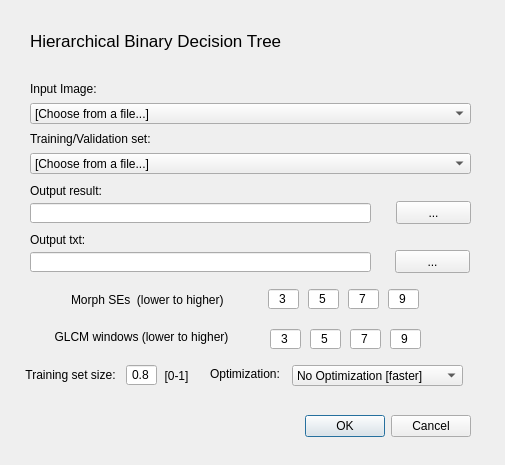
<?xml version="1.0" encoding="UTF-8"?>
<ui version="4.0">
 <class>Dialog</class>
 <widget class="QDialog" name="Dialog">
  <property name="geometry">
   <rect>
    <x>0</x>
    <y>0</y>
    <width>505</width>
    <height>465</height>
   </rect>
  </property>
  <property name="windowTitle">
   <string>HBDT</string>
  </property>
  <widget class="QDialogButtonBox" name="buttonBox">
   <property name="geometry">
    <rect>
     <x>130</x>
     <y>410</y>
     <width>341</width>
     <height>32</height>
    </rect>
   </property>
   <property name="orientation">
    <enum>Qt::Horizontal</enum>
   </property>
   <property name="standardButtons">
    <set>QDialogButtonBox::Cancel|QDialogButtonBox::Ok</set>
   </property>
  </widget>
  <widget class="QLabel" name="label">
   <property name="geometry">
    <rect>
     <x>30</x>
     <y>73</y>
     <width>121</width>
     <height>31</height>
    </rect>
   </property>
   <property name="text">
    <string>Input Image:</string>
   </property>
  </widget>
  <widget class="QComboBox" name="comboBox">
   <property name="geometry">
    <rect>
     <x>30</x>
     <y>103</y>
     <width>441</width>
     <height>21</height>
    </rect>
   </property>
   <item>
    <property name="text">
     <string>[Choose from a file...]</string>
    </property>
   </item>
  </widget>
  <widget class="QLabel" name="label_2">
   <property name="geometry">
    <rect>
     <x>30</x>
     <y>123</y>
     <width>151</width>
     <height>31</height>
    </rect>
   </property>
   <property name="text">
    <string>Training/Validation set:</string>
   </property>
  </widget>
  <widget class="QComboBox" name="comboBox_2">
   <property name="geometry">
    <rect>
     <x>30</x>
     <y>153</y>
     <width>441</width>
     <height>21</height>
    </rect>
   </property>
   <item>
    <property name="text">
     <string>[Choose from a file...]</string>
    </property>
   </item>
  </widget>
  <widget class="QLabel" name="label_3">
   <property name="geometry">
    <rect>
     <x>30</x>
     <y>175</y>
     <width>121</width>
     <height>31</height>
    </rect>
   </property>
   <property name="text">
    <string>Output result:</string>
   </property>
  </widget>
  <widget class="QLineEdit" name="lineEdit">
   <property name="geometry">
    <rect>
     <x>30</x>
     <y>203</y>
     <width>341</width>
     <height>20</height>
    </rect>
   </property>
  </widget>
  <widget class="QPushButton" name="pushButton">
   <property name="geometry">
    <rect>
     <x>396</x>
     <y>201</y>
     <width>75</width>
     <height>23</height>
    </rect>
   </property>
   <property name="text">
    <string>...</string>
   </property>
  </widget>
  <widget class="QLabel" name="label_4">
   <property name="geometry">
    <rect>
     <x>71</x>
     <y>284</y>
     <width>181</width>
     <height>31</height>
    </rect>
   </property>
   <property name="text">
    <string>Morph SEs  (lower to higher)</string>
   </property>
  </widget>
  <widget class="QLineEdit" name="lineEdit_2">
   <property name="geometry">
    <rect>
     <x>268</x>
     <y>289</y>
     <width>31</width>
     <height>20</height>
    </rect>
   </property>
   <property name="text">
    <string>3</string>
   </property>
   <property name="alignment">
    <set>Qt::AlignCenter</set>
   </property>
  </widget>
  <widget class="QLineEdit" name="lineEdit_3">
   <property name="geometry">
    <rect>
     <x>308</x>
     <y>289</y>
     <width>31</width>
     <height>20</height>
    </rect>
   </property>
   <property name="text">
    <string>5</string>
   </property>
   <property name="alignment">
    <set>Qt::AlignCenter</set>
   </property>
  </widget>
  <widget class="QLineEdit" name="lineEdit_4">
   <property name="geometry">
    <rect>
     <x>348</x>
     <y>289</y>
     <width>31</width>
     <height>20</height>
    </rect>
   </property>
   <property name="text">
    <string>7</string>
   </property>
   <property name="alignment">
    <set>Qt::AlignCenter</set>
   </property>
  </widget>
  <widget class="QLineEdit" name="lineEdit_5">
   <property name="geometry">
    <rect>
     <x>388</x>
     <y>289</y>
     <width>31</width>
     <height>20</height>
    </rect>
   </property>
   <property name="text">
    <string>9</string>
   </property>
   <property name="alignment">
    <set>Qt::AlignCenter</set>
   </property>
  </widget>
  <widget class="QLineEdit" name="lineEdit_7">
   <property name="geometry">
    <rect>
     <x>310</x>
     <y>329</y>
     <width>31</width>
     <height>20</height>
    </rect>
   </property>
   <property name="text">
    <string>5</string>
   </property>
   <property name="alignment">
    <set>Qt::AlignCenter</set>
   </property>
  </widget>
  <widget class="QLineEdit" name="lineEdit_9">
   <property name="geometry">
    <rect>
     <x>390</x>
     <y>329</y>
     <width>31</width>
     <height>20</height>
    </rect>
   </property>
   <property name="text">
    <string>9</string>
   </property>
   <property name="alignment">
    <set>Qt::AlignCenter</set>
   </property>
  </widget>
  <widget class="QLabel" name="label_7">
   <property name="geometry">
    <rect>
     <x>31</x>
     <y>321</y>
     <width>221</width>
     <height>31</height>
    </rect>
   </property>
   <property name="text">
    <string>GLCM windows (lower to higher)</string>
   </property>
   <property name="alignment">
    <set>Qt::AlignCenter</set>
   </property>
  </widget>
  <widget class="QLineEdit" name="lineEdit_6">
   <property name="geometry">
    <rect>
     <x>270</x>
     <y>329</y>
     <width>31</width>
     <height>20</height>
    </rect>
   </property>
   <property name="text">
    <string>3</string>
   </property>
   <property name="alignment">
    <set>Qt::AlignCenter</set>
   </property>
  </widget>
  <widget class="QLineEdit" name="lineEdit_8">
   <property name="geometry">
    <rect>
     <x>350</x>
     <y>329</y>
     <width>31</width>
     <height>20</height>
    </rect>
   </property>
   <property name="text">
    <string>7</string>
   </property>
   <property name="alignment">
    <set>Qt::AlignCenter</set>
   </property>
  </widget>
  <widget class="QLabel" name="label_8">
   <property name="geometry">
    <rect>
     <x>210</x>
     <y>358</y>
     <width>121</width>
     <height>31</height>
    </rect>
   </property>
   <property name="text">
    <string>Optimization:</string>
   </property>
  </widget>
  <widget class="QComboBox" name="comboBox_3">
   <property name="geometry">
    <rect>
     <x>292</x>
     <y>365</y>
     <width>171</width>
     <height>21</height>
    </rect>
   </property>
   <item>
    <property name="text">
     <string>No Optimization [faster]</string>
    </property>
   </item>
   <item>
    <property name="text">
     <string>Partially Optimized</string>
    </property>
   </item>
   <item>
    <property name="text">
     <string>Full Optimized [slower]</string>
    </property>
   </item>
  </widget>
  <widget class="QLineEdit" name="lineEdit_10">
   <property name="geometry">
    <rect>
     <x>126</x>
     <y>365</y>
     <width>31</width>
     <height>20</height>
    </rect>
   </property>
   <property name="text">
    <string>0.8</string>
   </property>
   <property name="alignment">
    <set>Qt::AlignCenter</set>
   </property>
  </widget>
  <widget class="QLabel" name="label_9">
   <property name="geometry">
    <rect>
     <x>20</x>
     <y>359</y>
     <width>101</width>
     <height>31</height>
    </rect>
   </property>
   <property name="text">
    <string>Training set size:</string>
   </property>
   <property name="alignment">
    <set>Qt::AlignCenter</set>
   </property>
  </widget>
  <widget class="QLabel" name="label_10">
   <property name="geometry">
    <rect>
     <x>156</x>
     <y>360</y>
     <width>41</width>
     <height>31</height>
    </rect>
   </property>
   <property name="text">
    <string>[0-1]</string>
   </property>
   <property name="alignment">
    <set>Qt::AlignCenter</set>
   </property>
  </widget>
  <widget class="QLabel" name="label_11">
   <property name="geometry">
    <rect>
     <x>30</x>
     <y>10</y>
     <width>341</width>
     <height>61</height>
    </rect>
   </property>
   <property name="font">
    <font>
     <pointsize>13</pointsize>
    </font>
   </property>
   <property name="text">
    <string>Hierarchical Binary Decision Tree</string>
   </property>
  </widget>
  <widget class="QLineEdit" name="lineEdit_1">
   <property name="geometry">
    <rect>
     <x>30</x>
     <y>252</y>
     <width>341</width>
     <height>20</height>
    </rect>
   </property>
  </widget>
  <widget class="QLabel" name="label_12">
   <property name="geometry">
    <rect>
     <x>30</x>
     <y>224</y>
     <width>121</width>
     <height>31</height>
    </rect>
   </property>
   <property name="text">
    <string>Output txt:</string>
   </property>
  </widget>
  <widget class="QPushButton" name="pushButton_2">
   <property name="geometry">
    <rect>
     <x>395</x>
     <y>250</y>
     <width>75</width>
     <height>23</height>
    </rect>
   </property>
   <property name="text">
    <string>...</string>
   </property>
  </widget>
  <widget class="QLabel" name="logo_unipv">
   <property name="geometry">
    <rect>
     <x>380</x>
     <y>10</y>
     <width>91</width>
     <height>81</height>
    </rect>
   </property>
   <property name="text">
    <string/>
   </property>
   <property name="pixmap">
    <pixmap>HDBT/unipv.png</pixmap>
   </property>
  </widget>
 </widget>
 <resources/>
 <connections>
  <connection>
   <sender>buttonBox</sender>
   <signal>accepted()</signal>
   <receiver>Dialog</receiver>
   <slot>accept()</slot>
   <hints>
    <hint type="sourcelabel">
     <x>248</x>
     <y>254</y>
    </hint>
    <hint type="destinationlabel">
     <x>157</x>
     <y>274</y>
    </hint>
   </hints>
  </connection>
  <connection>
   <sender>buttonBox</sender>
   <signal>rejected()</signal>
   <receiver>Dialog</receiver>
   <slot>reject()</slot>
   <hints>
    <hint type="sourcelabel">
     <x>316</x>
     <y>260</y>
    </hint>
    <hint type="destinationlabel">
     <x>286</x>
     <y>274</y>
    </hint>
   </hints>
  </connection>
 </connections>
</ui>
